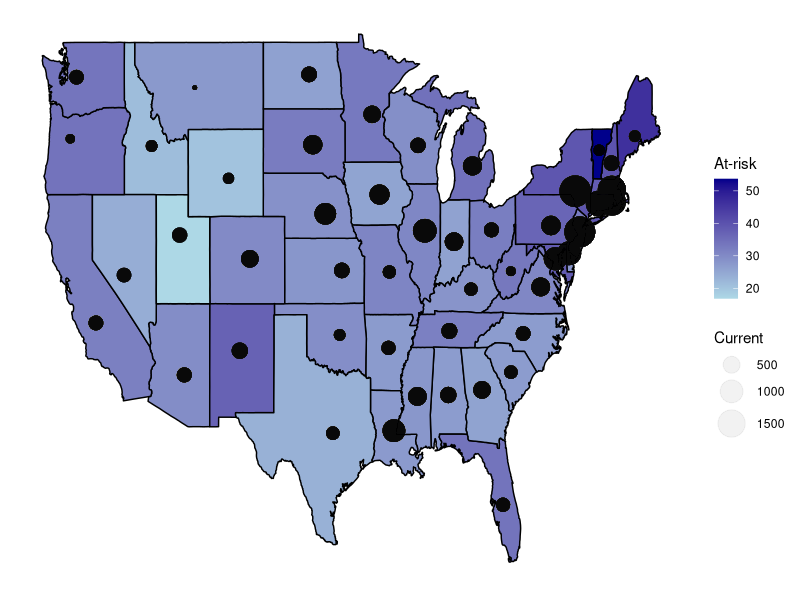
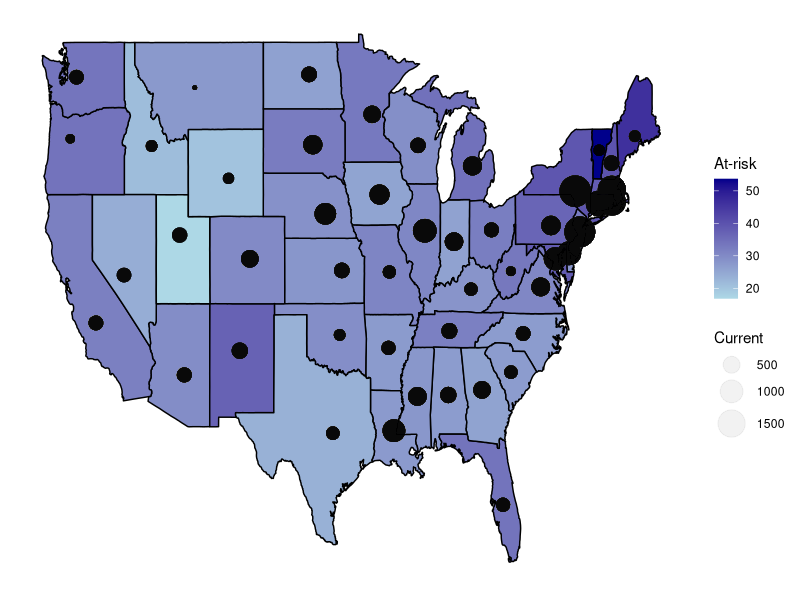

Here is the R script that generated these plots, in order:
#####SETUP#####
suppressPackageStartupMessages(library("readr"))
suppressPackageStartupMessages(library("dplyr"))
suppressPackageStartupMessages(library("ggplot2"))
suppressPackageStartupMessages(library("maps"))

#####INPUT#####
pcare <- read_csv("state-data.csv")
covid <- read_csv("covid-cases.csv")
projected <- read_csv("ihme-projection.csv")

#####PROCESS#####
# pcare:
#   - add column for # of physicians over 60 per 100K population
#   IGNORE FOR NOW- only select states that can be plotted (remove DC, PR)
pcare <- pcare %>%
  mutate(Risk = Number * Over60 / 100) #%>%
  #filter(!(state %in% c("DC", "PR")))

# covid:
#   - only select date column that will actually be used
#   IGNORE FOR NOW- rename Long_ to long (contains longitude)
#   IGNORE FOR NOW- rename Lat to lat (contains latitude)
#   - remove rows w/ zero cases (won't be plotted anyway, won't cause logarithm issues)
#   IGNORE FOR NOW- remove rows not in continental United States
#   IGNORE FOR NOW- take logarithm to make bubbles more aesthetically pleasing
#   - group by state to prepare for summary
#   - get the total cases per state
covid <- covid %>%
  select(region, `6/4/2020`) %>%
  #rename(long = Long_) %>%
  #rename(lat = Lat) %>%
  filter(`6/4/2020` > 0) %>%
  #filter(lat > 25 & lat < 50 & long > -130 & long < -65) %>%
  #mutate(LogCases = log10(`6/4/2020`)) %>%
  group_by(`region`) %>%
  summarise(state_cases = sum(`6/4/2020`))

# projected:
#   - summarise (sum) by state for projected cases as of 1-Oct-2020
projected <- projected %>%
  group_by(region) %>%
  summarise(Projected = sum(est_infections_mean))

# join pcare & covid then standardize cases to per 100K population, then only select relevant columns
#   then add projected cases then standardize to per 100K population, then only select relevant columns
pcare <- pcare %>%
  left_join(covid) %>%
  mutate(Current = state_cases / TotalPop * 100000) %>%
  left_join(projected) %>%
  mutate(Projection = Projected / TotalPop * 100000) %>%
  select(region, state, Number, Risk,
         Current, Projection, Long, Lat) %>%
  mutate(Remaining = Number - Risk,
         curr_conc = Current / Remaining,
         proj_conc = Projection / Remaining)

# LOOK AT DATA HERE BEFORE NON-CONTINENTAL STATES ARE REMOVED

# prepare map data
pcare <- filter(pcare, !(region %in% c("puerto rico", "district of columbia")))
states_pleth <- map_data("state")
state_data <- left_join(states_pleth, pcare, by = "region")

#####VISUALIZE & SAVE#####
## bubble map of 50 U.S. states
ggplot(data = state_data) +
  # map w/ states colored by # `physicians over 60` per 100K population
  geom_polygon(aes(x = long, y = lat, group = group, fill = Risk),
               color = "black") +
  scale_fill_gradient("At-risk", low = "lightblue", high = "darkblue") +
  # bubbles w/ log(COVID cases)
  geom_point(aes(x = Long, y = Lat, size = Current),
             alpha = 1/20) +
  scale_size_continuous(range = c(1, 10)) +
  #scale_size_continuous("# cases",
  #                      range = c(0, 1.15),
  #                      labels = c("1-9", "10-99", "100-999",
  #                                 "1,000-9,999", "10,000-99,999",
  #                                 ">100,000")) +
  # remove elements we don't need
  theme(axis.title = element_blank(),
        axis.text = element_blank(),
        axis.ticks = element_blank(),
        panel.grid = element_blank(),
        panel.background = element_blank())

# save bubble chloropleth
ggsave(filename = "BubbleMap.png",
       width = 8, height = 4)
